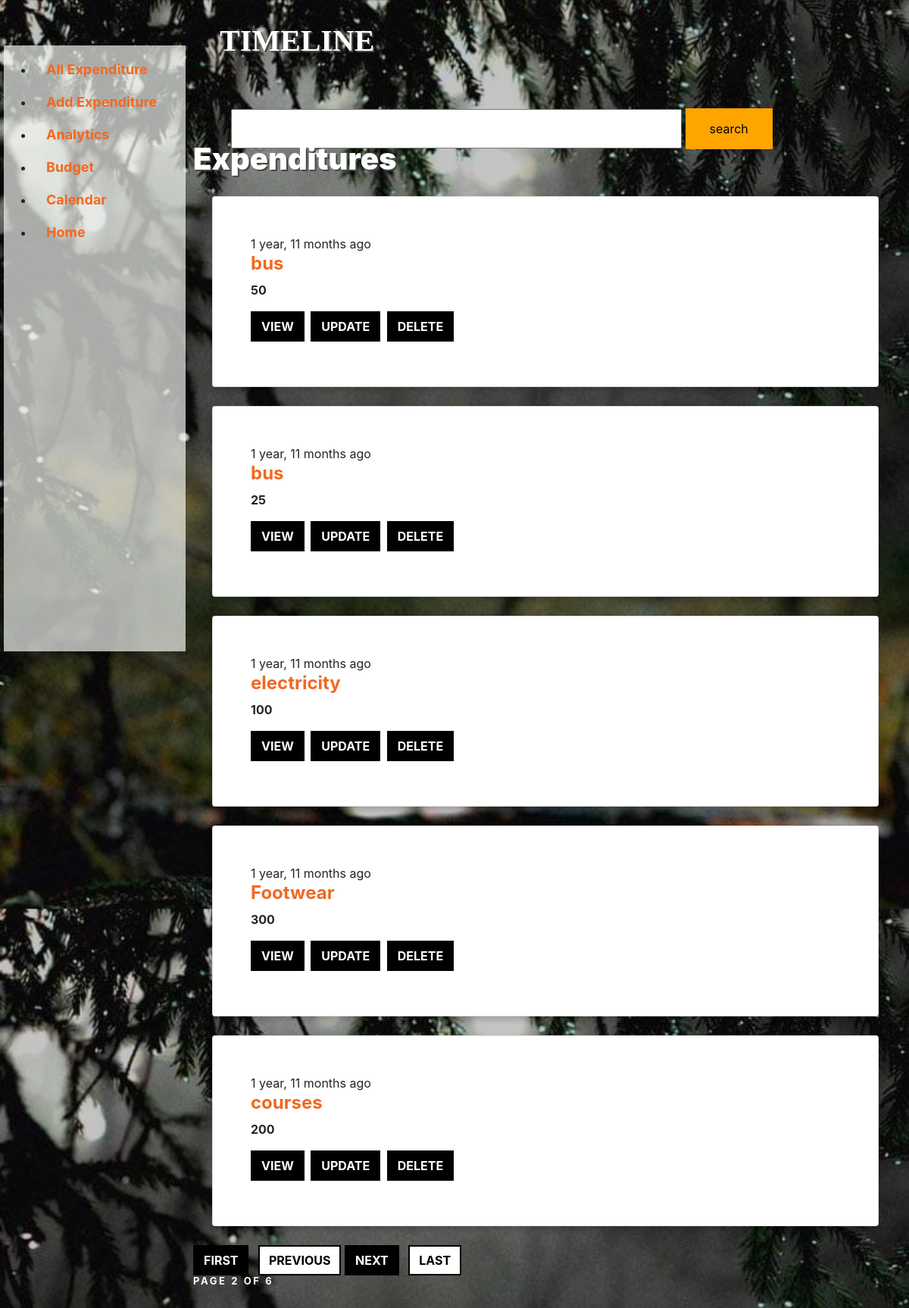
The app's page /first/expense/timeline/?page=2 (signed in) with its own data.
### expense/models.py (models this page shows, shortened)
class Data(models.Model):
    user = models.ForeignKey(settings.AUTH_USER_MODEL, on_delete= models.CASCADE ,related_name='dataset', default=1)
    sub_category = models.ForeignKey(Sub_Category,on_delete=models.CASCADE,related_name='datas',null=True,blank=True)
    spent = models.IntegerField()
    balance = models.IntegerField(blank=True,null=True)
    recursive= models.BooleanField(max_length=100)
    pay_type = models.CharField(max_length=50)
    updated = models.DateTimeField(auto_now=True, auto_now_add=False)
    timestamp = models.DateTimeField(default=datetime.now, blank=True)
    month_link = models.ForeignKey(Month ,on_delete=models.CASCADE,related_name='mon',null=True,blank=True)
    def get_absolute_url(self):
        return reverse("expense:post_detail",kwargs={"id": self.id})
    class Meta:
        ordering = ["-timestamp","-updated"]

class Sub_Category(models.Model):
    name = models.CharField(max_length=100)
    amt = models.IntegerField(default=0)
    category = models.ForeignKey(Category,on_delete=models.CASCADE,related_name='sub_category',null=True,blank=True)
    def __str__(self):
        return self.name

### expense/views.py (the view, shortened to what this page needs)
# urls.py: path('timeline/',views.timeline, name="timeline"),
def timeline(request):
    queryset_list = Data.objects.filter(user=request.user)
    query = request.GET.get("q")
    paginator = Paginator(queryset_list, 5)
    page_request_var ="page"
    page = request.GET.get(page_request_var)
    queryset = paginator.get_page(page)
    context = {
        "object_list" : queryset,
        "title": "Expenditures",
        "page_request_var": page_request_var,
    }
    return render(request, "timeline.html", context)

### templates/timeline.html (shortened to what this page needs)
{% load static %}
<!DOCTYPE html>
<html lang="en">
  <head>
    <link rel="stylesheet" href="{% static 'timeline1/css/open-iconic-bootstrap.min.css' %}">
    <link rel="stylesheet" href="{% static 'timeline1/css/animate.css' %}">
    <link rel="stylesheet" href="{% static 'timeline1/css/owl.carousel.min.css' %}">
    <link rel="stylesheet" href="{% static 'timeline1/css/owl.theme.default.min.css' %}">
    <link rel="stylesheet" href="{% static 'timeline1/css/magnific-popup.css' %}">
    <link rel="stylesheet" href="{% static 'timeline1/css/aos.css' %}">
    <link rel="stylesheet" href="{% static 'timeline1/css/ionicons.min.css' %}">
    <link rel="stylesheet" href="{% static 'timeline1/css/bootstrap-datepicker.css' %}">
    <link rel="stylesheet" href="{% static 'timeline1/css/jquery.timepicker.css' %}">
    <link rel="stylesheet" href="{% static 'timeline1/css/flaticon.css' %}">
    <link rel="stylesheet" href="{% static 'timeline1/css/icomoon.css' %}">
	<link rel="stylesheet" href="{% static 'timeline1/css/style.css' %}">
	<link rel="stylesheet" href="{% static 'budget/css/style.css' %}">
	<link rel="stylesheet" href="{% static 'home/css/bootstrap.min.css' %}">
  </head>
<body overflow="hidden" style="background-image: url('{% static 'images/timeline_img.jpg' %}'); background-size: cover;" data-aos="fade">
	<div class="parent">
		<div class="side-bar" style="background-color: rgba(250, 252, 248, 0.67);">
			<ul class="site-menu main-menu js-clone-nav mr-auto d-none d-lg-block" style="padding-top: 10px;">
				<li><a href="{% url 'expense:timeline' %}" class="nav-link">All Expenditure</a></li>
				<li><a href="{% url 'expense:post_create' %}" class="nav-link">Add Expenditure</a></li>
				<li><a href="{% url 'expense:analytics' %}" class="nav-link">Analytics</a></li>
                <li><a href="{% url 'expense:budget' %}" class="nav-link">Budget</a></li>
				<li><a href="{% url 'expense:calendarToday' %}" class="nav-link">Calendar</a></li>
				<li><a href="{% url 'home' %}" class="nav-link">Home</a></li>
            </ul>
		</div>
		<div class="container" overflow-y:scroll>
		<div class="page-title"><h1><strong>TIMELINE</strong></h1></div>
		<div class="single-card-container-search">
			<form method="GET" action="">
				<input type="text" class='search-text'name="q" placeholder=" " value="{{ request.GET.q }}"/>
				<input type="submit" class='card-button' style="background-color: orange !important;" value="search"/>
			</form>
		</div>
		<div class id="expenditures-section">
			<h2 class="section-title mb-3" style="color: white; text-shadow: 2px 2px #474747;">Expenditures </h2>
			{% for obj in object_list %}
				<div class="card">
					<div class="single-card-container-timeline">
						<span class="time">{{ obj.timestamp|timesince }} ago</span>
						<h4><b><a href='{{ obj.get_absolute_url }}'>{{ obj.sub_category }}</a></b></h4>
						<p><b>{{ obj.spent }}</b></p>
						<a class="btn btn-black mr-1 rounded-0" href="{{ obj.get_absolute_url }}"><b>View</b></a>
						<a class="btn btn-black mr-1 rounded-0" href="{% url 'expense:post_update' id=obj.id %}"><b>Update</b></a>
						<a class="btn btn-black mr-1 rounded-0" href="{% url 'expense:post_delete' id=obj.id %}"><b>Delete</b></a>
					</div>
				</div>
			{% endfor %}
		</div>
		<div class="pagination">
			<span class="step-links">
				{% if object_list.has_previous %}
					<a class="btn btn-black mr-1 rounded-0" href="?{{ page_request_var }}=1"><b>First</b></a>
					<a class="btn btn-black btn-outline-black ml-1 rounded-0" href="?{{ page_request_var }}={{ object_list.previous_page_number }}{% if request.GET.q %}&q={{ request.GET.q }}{% endif %}"><b>Previous</b></a>
				{% endif %}
				{% if object_list.has_next %}
					<a class="btn btn-black mr-1 rounded-0" href="?{{ page_request_var }}={{ object_list.next_page_number }}{% if request.GET.q %}&q={{ request.GET.q }}{% endif %}"><b>Next</b></a>
					<a class="btn btn-black btn-outline-black ml-1 rounded-0" href="?{{ page_request_var }}={{ object_list.paginator.num_pages }}"><b>Last</b></a>
				{% endif %}
				<h3 class="section-sub-title-w">Page {{ object_list.number }} of {{ object_list.paginator.num_pages }}</h3>
			</span>
		</div>
	</div>
</div>
  </body>
</html>

### static/budget/css/style.css (style rules this page uses)
.parent { display: grid; grid-template-columns: 1fr 4fr; }
.side-bar { position: relative; height: 100% ; top: 60px; left: 5px; justify-content: space-around; background: rgba(250, 252, 248, 0.4); }
.container { height: 100vh; }
.card { box-shadow: 0 4px 8px 0 rgba(0,0,0,0.2); transition: 0.3s; margin: 25px; position: relative; }
.section-sub-title-w { font-size: 13px; color:#ffffff !important; letter-spacing: .2em; text-transform: uppercase; font-weight: 700; }
.section-title { color: #000; font-size: 40px; font-weight: 900; }
.nav-link { display: block; font-size: 18px; font-weight: bold; padding: 0.5rem 1rem; }
.card-button { background-color: #daaeaf; border: none; color: black; padding: 15px 32px; text-align: center; text-decoration: none; display: inline-block; font-size: 16px; }
.search-text[type=text] { width: 70%; padding: 12px 20px; margin: 8px 0; box-sizing: border-box; }
.single-card-container-timeline { height: 250px; width: 400px; padding-left: 50px; padding-top: 50px; }
.single-card-container-search { height: 100px; width: 900px; padding-left: 50px; padding-top: 50px; }
* { z-index: 20; }
.btn { text-transform: uppercase; font-size: 12px; font-weight: 900; padding: 6px 20px; }
.btn.btn-black { border-width: 2px; border-color: #000; background: #000; color: #fff; }
.btn.btn-black.btn-outline-black { color: #000; background-color: #fff; }
.page-title { font-family: "Pacifico","sans-serif"; color: #ffffff; text-shadow: 2px 2px #474747; font-weight: bold; padding-top: 30px; padding-left: 35px; }

### records on screen
Data: timestamp "1 year, 11 months", sub_category "bus", spent "50"
Data: timestamp "1 year, 11 months", sub_category "bus", spent "25"
Data: timestamp "1 year, 11 months", sub_category "electricity", spent "100"
Data: timestamp "1 year, 11 months", sub_category "Footwear", spent "300"
Data: timestamp "1 year, 11 months", sub_category "courses", spent "200"

### other values on screen
{{ object_list.number }} "2"
{{ object_list.paginator.num_pages }} "6"
